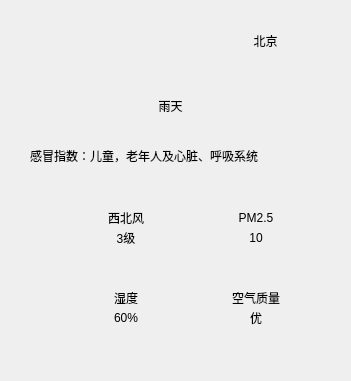
       <widget class="QWidget" name="widget_3" native="true">
        <property name="geometry">
         <rect>
          <x>30</x>
          <y>10</y>
          <width>351</width>
          <height>381</height>
         </rect>
        </property>
        <widget class="QWidget" name="widget_4" native="true">
         <property name="geometry">
          <rect>
           <x>120</x>
           <y>10</y>
           <width>231</width>
           <height>111</height>
          </rect>
         </property>
         <widget class="QLabel" name="labelCity_2">
          <property name="geometry">
           <rect>
            <x>140</x>
            <y>0</y>
            <width>61</width>
            <height>81</height>
           </rect>
          </property>
          <property name="text">
           <string/>
          </property>
         </widget>
         <widget class="QLabel" name="wendu_Today">
          <property name="geometry">
           <rect>
            <x>0</x>
            <y>0</y>
            <width>101</width>
            <height>71</height>
           </rect>
          </property>
          <property name="text">
           <string/>
          </property>
         </widget>
         <widget class="QLabel" name="labelCity">
          <property name="geometry">
           <rect>
            <x>110</x>
            <y>10</y>
            <width>71</width>
            <height>41</height>
           </rect>
          </property>
          <property name="text">
           <string>北京</string>
          </property>
          <property name="alignment">
           <set>Qt::AlignCenter</set>
          </property>
         </widget>
         <widget class="QLabel" name="todayW">
          <property name="geometry">
           <rect>
            <x>20</x>
            <y>80</y>
            <width>61</width>
            <height>31</height>
           </rect>
          </property>
          <property name="text">
           <string>雨天</string>
          </property>
          <property name="alignment">
           <set>Qt::AlignCenter</set>
          </property>
         </widget>
         <widget class="QLabel" name="toDaywen">
          <property name="geometry">
           <rect>
            <x>100</x>
            <y>80</y>
            <width>91</width>
            <height>31</height>
           </rect>
          </property>
          <property name="text">
           <string/>
          </property>
         </widget>
        </widget>
        <widget class="QLabel" name="label_ganmao">
         <property name="geometry">
          <rect>
           <x>30</x>
           <y>130</y>
           <width>311</width>
           <height>51</height>
          </rect>
         </property>
         <property name="text">
          <string>感冒指数：儿童，老年人及心脏、呼吸系统</string>
         </property>
        </widget>
        <widget class="QLabel" name="label_Today">
         <property name="geometry">
          <rect>
           <x>10</x>
           <y>10</y>
           <width>111</width>
           <height>101</height>
          </rect>
         </property>
         <property name="text">
          <string/>
         </property>
        </widget>
        <widget class="QWidget" name="widgetEN" native="true">
         <property name="geometry">
          <rect>
           <x>20</x>
           <y>180</y>
           <width>301</width>
           <height>181</height>
          </rect>
         </property>
         <widget class="QLabel" name="fx">
          <property name="geometry">
           <rect>
            <x>70</x>
            <y>30</y>
            <width>72</width>
            <height>15</height>
           </rect>
          </property>
          <property name="text">
           <string>西北风</string>
          </property>
          <property name="alignment">
           <set>Qt::AlignCenter</set>
          </property>
         </widget>
         <widget class="QLabel" name="fl">
          <property name="geometry">
           <rect>
            <x>70</x>
            <y>50</y>
            <width>72</width>
            <height>15</height>
           </rect>
          </property>
          <property name="text">
           <string>3级</string>
          </property>
          <property name="alignment">
           <set>Qt::AlignCenter</set>
          </property>
         </widget>
         <widget class="QLabel" name="label_108">
          <property name="geometry">
           <rect>
            <x>70</x>
            <y>110</y>
            <width>72</width>
            <height>15</height>
           </rect>
          </property>
          <property name="text">
           <string>湿度</string>
          </property>
          <property name="alignment">
           <set>Qt::AlignCenter</set>
          </property>
         </widget>
         <widget class="QLabel" name="shidu">
          <property name="geometry">
           <rect>
            <x>70</x>
            <y>130</y>
            <width>72</width>
            <height>16</height>
           </rect>
          </property>
          <property name="text">
           <string>60%</string>
          </property>
          <property name="alignment">
           <set>Qt::AlignCenter</set>
          </property>
         </widget>
         <widget class="QLabel" name="label_110">
          <property name="geometry">
           <rect>
            <x>200</x>
            <y>30</y>
            <width>72</width>
            <height>15</height>
           </rect>
          </property>
          <property name="text">
           <string>PM2.5</string>
          </property>
          <property name="alignment">
           <set>Qt::AlignCenter</set>
          </property>
         </widget>
         <widget class="QLabel" name="lblPM25">
          <property name="geometry">
           <rect>
            <x>200</x>
            <y>50</y>
            <width>72</width>
            <height>15</height>
           </rect>
          </property>
          <property name="text">
           <string>10</string>
          </property>
          <property name="alignment">
           <set>Qt::AlignCenter</set>
          </property>
         </widget>
         <widget class="QLabel" name="label_112">
          <property name="geometry">
           <rect>
            <x>200</x>
            <y>110</y>
            <width>72</width>
            <height>15</height>
           </rect>
          </property>
          <property name="text">
           <string>空气质量</string>
          </property>
          <property name="alignment">
           <set>Qt::AlignCenter</set>
          </property>
         </widget>
         <widget class="QLabel" name="Quality">
          <property name="geometry">
           <rect>
            <x>200</x>
            <y>130</y>
            <width>72</width>
            <height>15</height>
           </rect>
          </property>
          <property name="text">
           <string>优</string>
          </property>
          <property name="alignment">
           <set>Qt::AlignCenter</set>
          </property>
         </widget>
         <widget class="QLabel" name="flfx">
          <property name="geometry">
           <rect>
            <x>20</x>
            <y>30</y>
            <width>41</width>
            <height>41</height>
           </rect>
          </property>
          <property name="styleSheet">
           <string notr="true"/>
          </property>
          <property name="text">
           <string/>
          </property>
         </widget>
         <widget class="QLabel" name="hj">
          <property name="geometry">
           <rect>
            <x>150</x>
            <y>30</y>
            <width>41</width>
            <height>41</height>
           </rect>
          </property>
          <property name="text">
           <string/>
          </property>
         </widget>
         <widget class="QLabel" name="wendu">
          <property name="geometry">
           <rect>
            <x>20</x>
            <y>110</y>
            <width>41</width>
            <height>41</height>
           </rect>
          </property>
          <property name="text">
           <string/>
          </property>
         </widget>
         <widget class="QLabel" name="kongqi">
          <property name="geometry">
           <rect>
            <x>150</x>
            <y>110</y>
            <width>41</width>
            <height>41</height>
           </rect>
          </property>
          <property name="text">
           <string/>
          </property>
         </widget>
        </widget>
       </widget>
